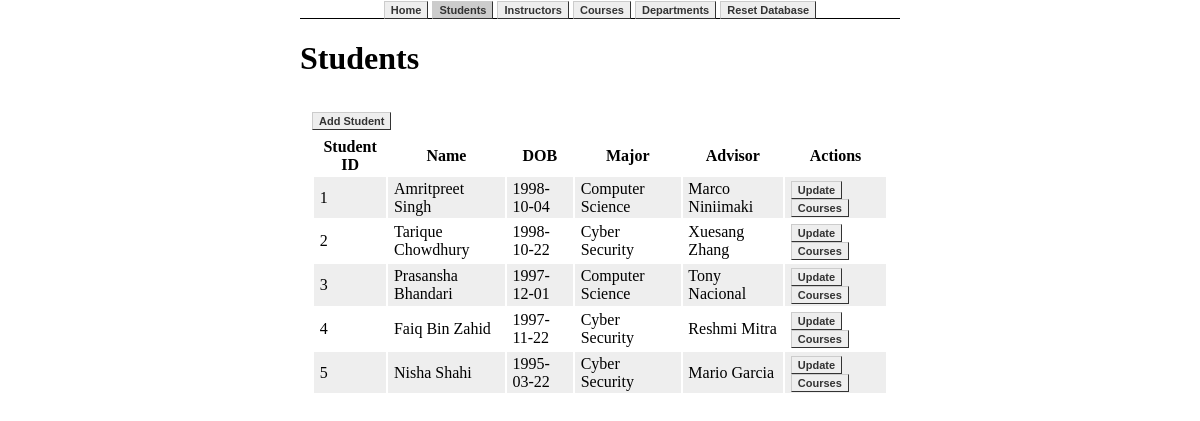
Page /student on the committed database.
### app.py (models this page shows, shortened)
class Student(db.Model):
    id = db.Column(db.Integer, primary_key=True)
    fname = db.Column(db.String(40), nullable=False)
    lname = db.Column(db.String(40), nullable=False)
    dob = db.Column(db.String(10), nullable=False)
    advisor_id = db.Column(db.Integer, db.ForeignKey('instructor.id'))
    major_id = db.Column(db.Integer, db.ForeignKey('department.id'))
    courses = db.relationship('Course',secondary=enrolled_in, backref='students_enrolled', lazy='select')

class Department(db.Model):
    id = db.Column(db.Integer, primary_key=True)
    name = db.Column(db.String(40), nullable=False)
    instructors = db.relationship('Instructor',foreign_keys='Instructor.department_in_id', backref='department_in',lazy='select')
    head = db.relationship('Instructor', foreign_keys='Instructor.department_head_of_id', backref='department_head_of',lazy='select',uselist=False)
    courses = db.relationship('Course',backref='department',lazy='select')
    studentsMajored = db.relationship('Student',backref='major',lazy='select')

class Instructor(db.Model):
    id = db.Column(db.Integer, primary_key=True)
    fname = db.Column(db.String(40), nullable=False)
    lname = db.Column(db.String(40), nullable=False)
    dob = db.Column(db.String(10), nullable=False)
    studentsAdvised = db.relationship('Student',backref='advisor', lazy='select')
    courses = db.relationship('Course',backref='instructor',lazy='select')
    department_in_id = db.Column(db.Integer, db.ForeignKey('department.id'))
    department_head_of_id = db.Column(db.Integer, db.ForeignKey('department.id'))

### app.py (the view)
@app.route("/student")
def getStudents():
    students = Student.query.all()
    return render_template('student/index.html',students = students)

### templates/student/index.html (shortened to what this page needs)
{% extends "base.html" %}
{% block body %}
<div class="container">
    <h1>Students</h1>
    <div class="box">
        <a href='/student/add'>Add Student</a>
        {%if students|length == 0%}
            No students in the database.
        {%else%}
        <table>
        <tr>
            <th>Student ID</th>
            <th>Name</th>
            <th>DOB</th>
            <th>Major</th>
            <th>Advisor</th>
            <th>Actions</th>
        </tr>
            {% for student in students %}
            <tr>
                <td>{{student.id}}</td>
                <td>{{student.fname}} {{student.lname}}</td>
                <td>{{student.dob}}</td>
                <td>{{student.major.name}}</td>
                <td>{{student.advisor.fname}} {{student.advisor.lname}}</td>
                <td>
                    <a href="/student/{{student.id}}/update">Update</a>
                    <a href="/student/{{student.id}}/courses">Courses</a>
                </td>
            </tr>
            {% endfor %}
        </table>
        {%endif%}
    </div>
</div>
{% endblock %}

### templates/base.html (shortened to what this page needs)
<!DOCTYPE html>
<html lang="en">
<head>
    <link rel="stylesheet" href="{{url_for('static',filename='css/main.css')}}">
</head>
<body>
    {% include 'include/navbar.html' %}
    {% block body %} {% endblock %}
</body>
</html>

### templates/include/navbar.html
<nav>
    <ul>
        <li><a href="/">Home</a></li>
        <li><a href="/student">Students</a></li>
        <li><a href="/instructor">Instructors</a></li>
        <li><a href="/course">Courses</a></li>
        <li><a href="/department">Departments</a></li>
        <li><a href="/resetdb">Reset Database</a></li>
    </ul>
</nav>

### static/css/main.css (style rules this page uses)
body { width:50%; margin:auto; }
nav { margin-top:0; text-align:center; border-bottom:1px solid black; }
nav ul { margin:0; padding:0; }
nav li { display:inline; }
nav li a, .container a, button { transition-duration: 0.5s; margin:0; font: bold 11px Arial; text-decoration: none; background-color: #EEEEEE; color: #333333; padding: 2px 6px 2px 6px; border-top: 1px solid #CCCCCC; border-right: 1px solid #333333; border-bottom: 1px solid #333333; border-left: 1px solid #CCCCCC; }
.active { background-color:#CCCCCC; }
.container { overflow-x:auto; }
.box { padding:2%; width:auto; }
table { margin:1% 0; width:100%; }
tr:nth-child(even) { background-color: #EEEEEE; }
td { padding:.5% 1%; }

### rows in the picture
Student: id "1", fname "Amritpreet", lname "Singh", dob "1998-10-04", major.name "Computer Science", advisor.fname "Marco", advisor.lname "Niniimaki"
Student: id "2", fname "Tarique", lname "Chowdhury", dob "1998-10-22", major.name "Cyber Security", advisor.fname "Xuesang", advisor.lname "Zhang"
Student: id "3", fname "Prasansha", lname "Bhandari", dob "1997-12-01", major.name "Computer Science", advisor.fname "Tony", advisor.lname "Nacional"
Student: id "4", fname "Faiq", lname "Bin Zahid", dob "1997-11-22", major.name "Cyber Security", advisor.fname "Reshmi", advisor.lname "Mitra"
Student: id "5", fname "Nisha", lname "Shahi", dob "1995-03-22", major.name "Cyber Security", advisor.fname "Mario", advisor.lname "Garcia"
